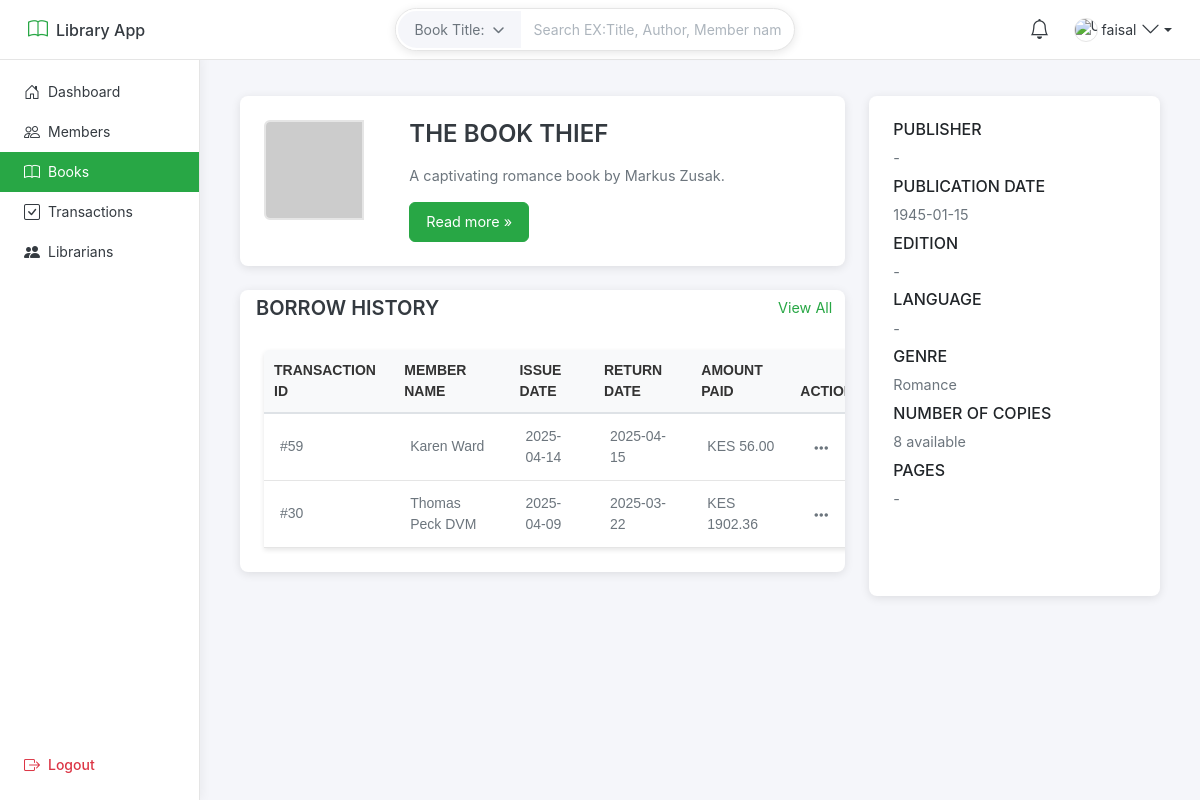
The page /book/15/ (signed in) on the database as committed earlier.
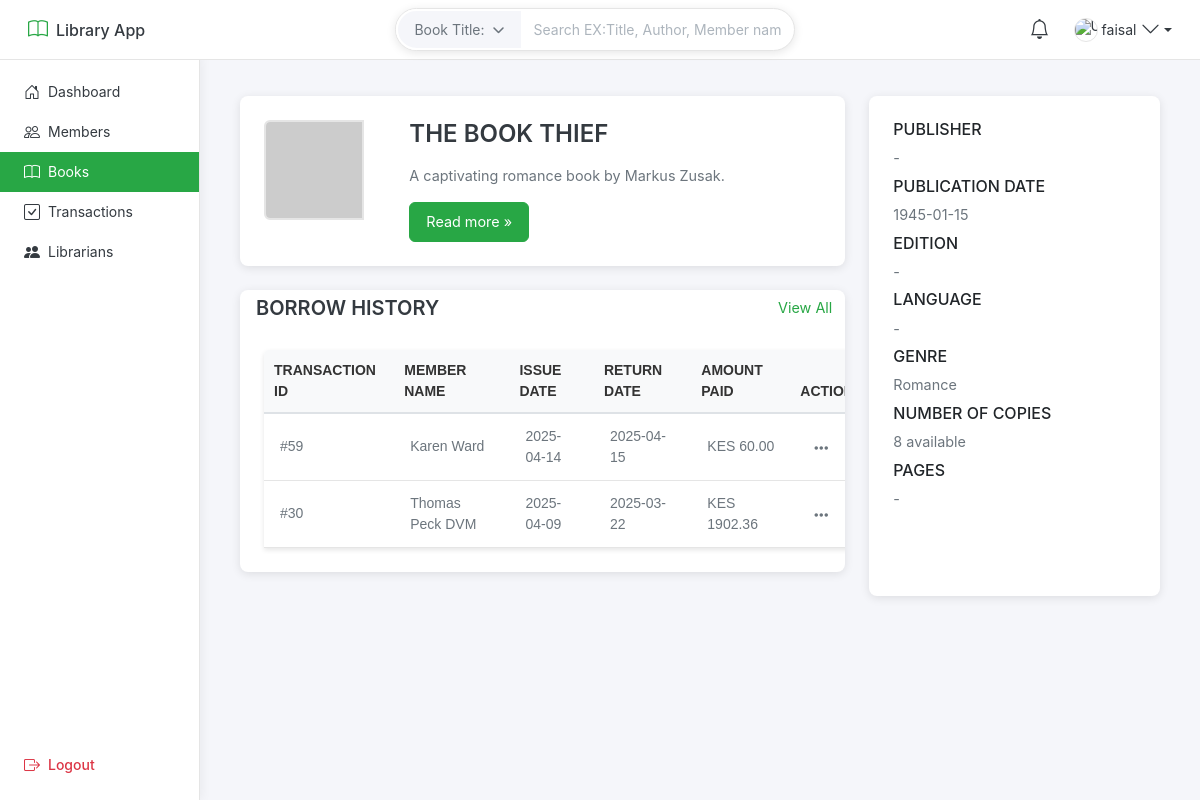
The same page on the database as committed later.
### base/models.py (models this page shows, shortened)
class Book(models.Model):
    title = models.CharField(max_length=255)
    author = models.CharField(max_length=255)
    genre = models.CharField(max_length=100, blank=True, null=True)
    isbn = models.CharField(max_length=20, unique=True, blank=True, null=True)
    publication_date = models.DateField(blank=True, null=True)
    description = models.TextField(blank=True, null=True)
    stock = models.PositiveIntegerField(default=0)

class Transaction(models.Model):
    book = models.ForeignKey('Book', on_delete=models.CASCADE)
    member = models.ForeignKey('Member', on_delete=models.CASCADE)
    issue_date = models.DateField(auto_now_add=True)
    return_date = models.DateField(blank=True, null=True)
    fee = models.DecimalField(max_digits=10, decimal_places=2, blank=True, null=True, default=150)
    amount_paid = models.DecimalField(max_digits=10, decimal_places=2, blank=True, null=True, default=0)
    balance = models.DecimalField(max_digits=10, decimal_places=2, default=0)

class Member(models.Model):
    name = models.CharField(max_length=255)
    email = models.EmailField(unique=True)
    phone_number = models.CharField(max_length=15, blank=True, null=True)
    address = models.TextField(blank=True, null=True)
    membership_date = models.DateField(auto_now_add=True)
    outstanding_debt = models.DecimalField(max_digits=10, decimal_places=2, default=0.00)

### base/views.py (the view, shortened to what this page needs)
# urls.py: path('book/<int:book_id>/', views.book_details_page, name='book_details'),
@login_required(login_url='/login/')
def book_details_page(request, book_id):
    book = get_object_or_404(Book, id=book_id)
    transactions = Transaction.objects.filter(book=book).order_by('-issue_date')
    for transaction in transactions:
        print(transaction.id, transaction.return_date)
    return render(request, 'book_details.html', {'book': book, 'transactions': transactions, 'b_d': 'b_d'})

### templates/book_details.html (shortened to what this page needs)
{% extends 'base.html' %}
{% load static%}
{% block content %}
<div class="container">
  <div class="row">
    <div class="col-md-8 d-flex flex-column">
      <div class="card flex-grow-1 mb-4">
        <div class="card-body">
          <div class="row">
            <div class="col-md-3">
              <img src="https://placehold.co/400" alt="{{ book.title }}" class="img-fluid rounded-start" />
            </div>
            <div class="col-md-9">
              <h2 class="card-title">{{ book.title }}</h2>
              <p class="card-text">{{ book.description|default:'No description available.' }}</p>
              <a href="#" class="btn btn-primary">Read more &raquo;</a>
            </div>
          </div>
        </div>
      </div>
      <div class="card flex-grow-1 transactions-table-section mb-4">
         <div class="d-flex justify-content-between align-items-center">
    <h3 class="ps-3">BORROW HISTORY</h3>
    <a href="{% url 'transaction_list' %}?book_id={{ book.id }}" class="btn btn-link">View All</a>
  </div>
        <div class="card-body overflow-auto table-wrapper">
          <table class="table transactions-table custom-table">
            <thead>
              <tr>
                <th>Transaction ID</th>
                <th>Member Name</th>
                <th>Issue Date</th>
                <th>Return Date</th>
                <th>Amount Paid</th>
                <th>Action</th>
              </tr>
            </thead>
            <tbody>
              {% for transaction in transactions %}
              <tr>
                <td>#{{ transaction.id }}</td>
                <td>{{ transaction.member.name }}</td>
                <td>{{ transaction.issue_date|date:"Y-m-d" }}</td>
                <td>{{ transaction.return_date|date:"Y-m-d"|default:'-' }}</td>
                <td>KES {{ transaction.amount_paid|default:'0.00' }}</td>
                <td>
                    <div class="dropdown">
                        <button class="action-dropdown-btn" type="button" id="transactionActionsDropdown-{{transaction.id}}" data-bs-toggle="dropdown" aria-expanded="false">
                            <i class="fas fa-ellipsis-h"></i>
                        </button>
                    </div>
                </td>
              </tr>
              {% endfor %}
            </tbody>
          </table>
        </div>
      </div>
    </div>
    <div class="col-md-4 d-flex flex-column">
      <div class="card flex-grow-1">
        <div class="card-body">
          <h6>PUBLISHER</h6>
          <p>{{ book.publisher|default:'-' }}</p>
          <h6>PUBLICATION DATE</h6>
          <p>{{ book.publication_date|date:"Y-m-d"|default:'-' }}</p>
          <h6>EDITION</h6>
          <p>{{ book.edition|default:'-' }}</p>
          <h6>LANGUAGE</h6>
          <p>{{ book.language|default:'-' }}</p>
          <h6>GENRE</h6>
          <p>{{ book.genre|default:'-' }}</p>
          <h6>NUMBER OF COPIES</h6>
          <p>{{ book.stock }} available</p>
          <h6>PAGES</h6>
          <p>{{ book.pages|default:'-' }}</p>
        </div>
      </div>
    </div>
  </div>
</div>
  </div>
</div>
{% endblock %}

### templates/base.html (shortened to what this page needs)
{% load static %}
<!DOCTYPE html>
<html lang="en">
<head>
  <link href="https://cdn.jsdelivr.net/npm/bootstrap@5.3.3/dist/css/bootstrap.min.css" rel="stylesheet">
  <link href="https://cdn.jsdelivr.net/npm/bootstrap-icons@1.11.3/font/bootstrap-icons.min.css" rel="stylesheet">
  <link rel="stylesheet" href="https://cdnjs.cloudflare.com/ajax/libs/font-awesome/6.5.1/css/all.min.css" />
  <link rel="stylesheet" href="{% static 'css/main.css' %}" >
</head>
<body>
<nav class="navbar navbar-light bg-white fixed-top">
  <div class="container-fluid">
    <div class="navbar-logo d-flex align-items-center">
      <a class="navbar-brand d-flex align-items-center" href="/">
        <i class="bi bi-book me-2"></i>
        <span>Library App</span>
      </a>
    </div>
<form class="search-form w-100 d-none" style=" position: relative;{% if not user.is_authenticated %} display: none !important; {% endif %}" >
  <div class="input-group modern-search-bar">
    <div class="general-search-filter-wrapper">
      <button class="general-search-type-btn" type="button">
        <span class="general-search-filter-display">Book Title: </span>
        <i class="fas fa-chevron-down"></i>
      </button>
    </div>
    <input
      type="text"
      id="search-query"
      class="form-control border-start-0"
      placeholder="Search EX:Title, Author, Member name..."
      aria-label="Search"
    />
  </div>
</form>
    <div class="navbar-right d-flex align-items-center">
      {% if user.is_authenticated%}
      <a class="nav-link me-2 d-none d-md-block" href="#">
        <i class="bi bi-bell"></i>
      </a>
      {% endif %}
      <div class="dropdown user-profile">
        {% if user.is_authenticated %}
        <a
          class="nav-link dropdown-toggle d-flex align-items-center"
          href="#"
          id="userDropdown"
          role="button"
          data-bs-toggle="dropdown"
          aria-expanded="false"
        >
          <img
            src="https://avatar.iran.liara.run/public"
            alt="User Avatar"
            class="rounded-circle me-1"
            width="32"
            height="32"
          >
          <span>{{ user.username }}</span>
          <i class="bi bi-chevron-down ms-1"></i>
        </a>
        {% else %}
        <button class="btn btn-success login-btn" data-bs-toggle="modal" data-bs-target="#loginModal">
                <i class="fas fa-sign-in-alt"></i> login
            </button>
        {% endif %}
      </div>
    </div>
  </div>
</nav>
{% if user.is_authenticated %}
  <div class="d-flex">
    {% endif %}
    <div class="sidebar d-md-block" style="{% if not user.is_authenticated %} display: none !important; {% endif %}">
      <ul class="nav flex-column">
        <li class="nav-item">
          <a class="nav-link {% if d %} active {% endif %}" href="{% url 'dashboard'%}">
            <i class="bi bi-house-door me-2"></i>
            Dashboard
          </a>
        </li>
        <li class="nav-item">
          <a class="nav-link {% if '/members/' in request.path or m_d %}active{% endif %}" href="{% url 'member_list' %}">
            <i class="bi bi-people me-2"></i>
            Members
          </a>
        </li>
        <li class="nav-item">
          <a class="nav-link {% if '/books/' in request.path or b_d %}active{% endif %}" href="{% url 'book_list' %}">
            <i class="bi bi-book me-2"></i>
            Books
          </a>
        </li>
        <li class="nav-item">
          <a class="nav-link {% if '/transactions/' in request.path %}active{% endif %}" href="{% url 'transaction_list' %}">
            <i class="bi bi-check-square me-2"></i>
            Transactions
          </a>
        </li>
        {% if user.is_staff %}
        <li class="nav-item">
          <a class="nav-link {% if '/librarians/' in request.path %} active {% endif%}" href="{% url 'librarian_list' %}">
            <i class="bi bi-people-fill me-2"></i>
            Librarians
          </a>
        </li>
        {% endif %}
        <li class="nav-item mt-auto">
          <a class="nav-link logout logout-btn" href="#">
            <i class="bi bi-box-arrow-right me-2"></i>
            Logout
          </a>
        </li>
      </ul>
    </div>
{% if not user.is_authenticated %}
{% include '403_page.html' %}
{% else %}
<div class="content flex-grow-1">
  <div class="dashboard-section p-3">
{% block content %}
{% endblock %}
  </div>
{% endif %}
</body>
</html>

Rows that differ between the two databases and show on the page:
changed Transaction "Karen Ward": amount_paid "56.00" → "60.00"
